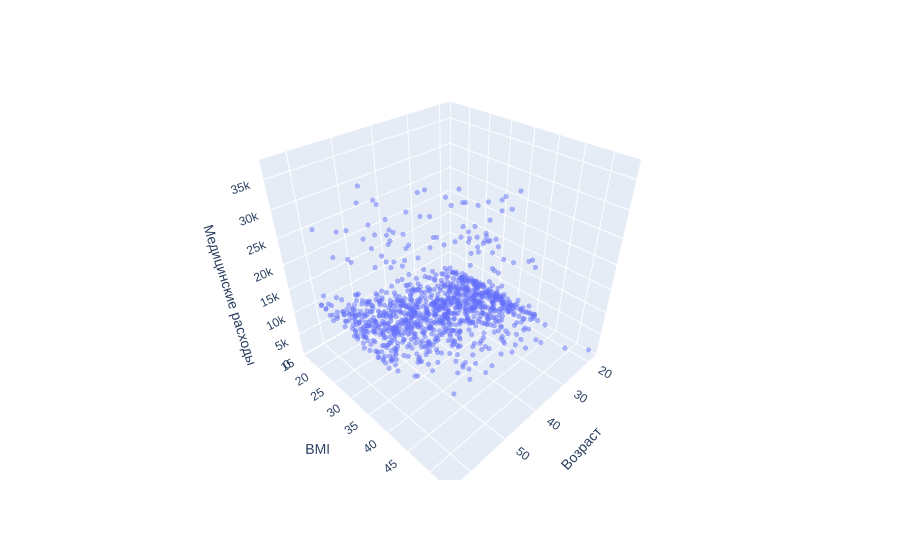

Notebook code cell kept with this figure:
### Markdown cell above
Связь между всеми тремя переменными — «age», «bmi» и «charges» — также можно показать на трёхмерной диаграмме рассеяния.

### Code cell
fig = px.scatter_3d(non_smoker_df, labels=plot_labels, x='age', y='bmi', z='charges')
fig.update_traces(marker_size=3, marker_opacity=0.5)
fig.update_layout(font_family='Arial')
fig.show(config=plotly_config)

### Figure 1 — Plotly figure (JSON) as saved in the notebook; plotly's stock layout.template omitted (floating-point values rounded to 4 significant figures; data arrays with more than 128 entries replaced by an {"elided": "..."} marker saying what was removed)
{"data": [{"hovertemplate": "Возраст=%{x}<br>BMI=%{y}<br>Медицинские расходы=%{z}<extra></extra>", "legendgroup": "", "marker": {"color": "#636efa", "opacity": 0.5, "size": 3, "symbol": "circle"}, "mode": "markers", "name": "", "scene": "scene", "showlegend": false, "type": "scatter3d", "x": {"elided": "1064 int values"}, "y": {"elided": "1064 float values"}, "z": {"elided": "1064 float values"}}], "layout": {"font": {"family": "Arial"}, "legend": {"tracegroupgap": 0}, "margin": {"t": 60}, "scene": {"domain": {"x": [0, 1], "y": [0, 1]}, "xaxis": {"title": {"text": "Возраст"}}, "yaxis": {"title": {"text": "BMI"}}, "zaxis": {"title": {"text": "Медицинские расходы"}}}}}
